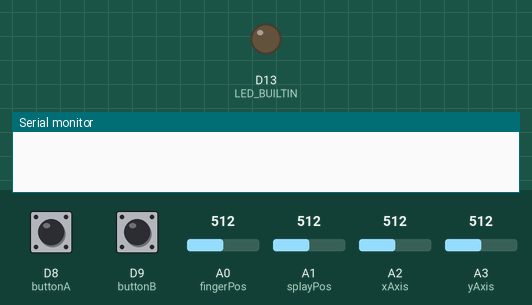
Simulated run of this sketch. Board: Arduino Nano 33 IoT. Parts: output pins drawn as LEDs (lit = HIGH), the last lines printed to the serial monitor. Inputs (shaded band) come from the test bench; at power-on: D8 (buttonA) LOW, D9 (buttonB) LOW, A0 (fingerPos) = 512, A1 (splayPos) = 512, A2 (xAxis) = 512, A3 (yAxis) = 512. Nothing arrives over Bluetooth unless stated; a phone connects over Bluetooth LE 3 s after start.

Above: at 0.1 s.
At 17.4 s:
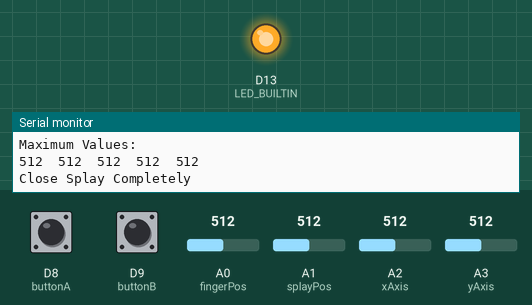
Timing chart, 0 to 31.2 s (numbered marks = the images above):
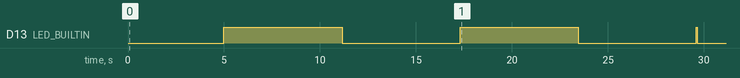

The sketch:

VR_Glove_06.29.2021_FINAL.ino
```cpp
///////////////////////////////////////////////////////
//
//    ECE 405 - Summer 2021
//    VR Gloves Arduino Code
//    Date:   06.24.2021
//    Spencer Smith
//    Keri Henschen, Dexter Elmendorf, Mason Burt
//
///////////////////////////////////////////////////////
#include <ArduinoBLE.h>
//#include <WiFiNINA.h>


//  IF YOU WISH TO USE BLE, SET TO TRUE.
//  ELSE, SET TO FALSE
bool bluetooth = true;
bool serial = true;
bool constCalibrationFinger = false;
bool constCalibrationSplay = true;


//  BLE Data Service
BLEService dataService("40510000-4786-42e7-bd27-45257b2e988f");
//  BLE LED Data Characteristic - custom 128-bit UUID, read and writable by central
BLEByteCharacteristic dataCharacteristic("40510001-4786-42e7-bd27-45257b2e988f", BLERead | BLENotify | BLEWrite);

//  Output of finger position MUX is connected to Arduino A0
const int fingerPos = A0;
//  Output of splay position MUX is connected to Arduino A1
const int splayPos = A1;

//  Three MUX Set pins for Finger Position are connected Arduino Digital 2, 3, and 4
const int s0 = 2;
const int s1 = 3;
const int s2 = 4;

//  Three MUX Set pins for Finger Splay are connected Arduino Digital 5, 6, and 7
const int s3 = 7;
const int s4 = 6;
const int s5 = 5;

//  xAxis and yAxis analog pins are connected to Arduino A2 and A3
const int xAxis = A2;
const int yAxis = A3;

//  Buttons A and B are conneted to Arduino Digital 8 and 9
const int buttonA = 8;
const int buttonB = 9;

//  Boolean variable for whether or not glove is calibrated
bool isCalibrated = false;

//  Declares min and max variables for each finger position
int min0, max0, min1, max1, min2, max2, min3, max3, min4, max4;
//  Declares a Calibrated min/max finger position array
int minMaxCal[10] = {min0,max0,min1,max1,min2,max2,min3,max3,min4,max4};

//  Declare min and max variables for each finger splay
int sMin0, sMax0, sMin1, sMax1, sMin2, sMax2, sMin3, sMax3, sMin4, sMax4;
//  Declares a calibrated min/max splay position array
int sMinMaxCal[10] = {sMin0,sMax0,sMin1,sMax1,sMin2,sMax2,sMin3,sMax3,sMin4,sMax4};

//  Empty array that stores the information to be sent through Serial
int encode[18] = {0,0,0,0,0,0,0,0,0,0,0,0,0,0,0,0,0,0};

void setup() {
  //  Begins serial communication
  Serial.begin(115200);
  //  Sets digital pins 8 and 9 to input mode
  pinMode(8, INPUT_PULLDOWN);
  pinMode(9, INPUT_PULLDOWN);
  pinMode(LED_BUILTIN, OUTPUT);

  //  Communicates trough Bluetooth if desired
  if(bluetooth == true){
    //  Begins BLE
    BLE.begin();
    //  Connects to host device
    BLE.setLocalName("HapDEX Gloves");
    BLE.setAdvertisedService(dataService);
    //  add the characteristic to the service
    dataService.addCharacteristic(dataCharacteristic);
    //  add service
    BLE.addService(dataService);
    //  start advertising
    BLE.advertise();
  }

  //  Set built-in LEDs for notification with Calibration
  //pinMode(LEDR, OUTPUT);
  //pinMode(LEDG, OUTPUT);
  //pinMode(LEDB, OUTPUT);
}

void loop() {
  //  If Calibration hasn't occurred, calls calibration() function
  if(isCalibrated == false){
    //  Waits 5 seconds
    delay(5000);

    //  Calls Calibration Function
    calibration();

    //  Sets global minimum and maximum values
    minMaxCal[0] = min0;
    minMaxCal[1] = min1;
    minMaxCal[2] = min2;
    minMaxCal[3] = min3;
    minMaxCal[4] = min4;
    minMaxCal[5] = max0;
    minMaxCal[6] = max1;
    minMaxCal[7] = max2;
    minMaxCal[8] = max3;
    minMaxCal[9] = max4;

    sMinMaxCal[0] = sMin0;
    sMinMaxCal[1] = sMin1;
    sMinMaxCal[2] = sMin2;
    sMinMaxCal[3] = sMin3;
    sMinMaxCal[4] = sMin4;
    sMinMaxCal[5] = sMax0;
    sMinMaxCal[6] = sMax1;
    sMinMaxCal[7] = sMax2;
    sMinMaxCal[8] = sMax3;
    sMinMaxCal[9] = sMax4;

    //  Sets isCalibrated to true
    isCalibrated = true;
  }

  //  Polls through the 5 different fingers to get values
  for(int i = 0; i < 5; i++){
    //  Calls muxSelect funtion to set the select pins High/Low
    muxSelect(i);

    //  Reads the current value for the finger currently in the chosen Channel
    int currentFinger = analogRead(fingerPos);

    //  Checks if the current value is bigger/smaller than the min/max
    //  If so, it adjusts the min/max accordingly
    if(constCalibrationFinger == true){
      if(currentFinger < minMaxCal[i]){
        minMaxCal[i] = currentFinger;
      }
      if(currentFinger > minMaxCal[i+5]){
        minMaxCal[i+5] = currentFinger;
      }
    }

    encode[i] = map((currentFinger - minMaxCal[i]), 0, minMaxCal[i+5], 0, 255);
    encode[i] = constrain(encode[i], 0, 255);

    //  MUST be a delay of 80
    //  Anything less is too fast for it to process adequately
    delay(15);
  }

  //  Polls through the 5 different fingers to get values
  for(int i = 0; i < 5; i++){
    //  Calls muxSelect funtion to set the select pins High/Low
    muxSelect(i);

    //  Reads the current value for Splay position
    int currentSplay = analogRead(splayPos);

    //  Checks if the current value is bigger/smaller than the min/max
    //  If so, it adjusts the min/max accordingly
    if(constCalibrationSplay == true){
      if(currentSplay < sMinMaxCal[i]){
        sMinMaxCal[i] = currentSplay;
      }
      if(currentSplay > sMinMaxCal[i+5]){
        sMinMaxCal[i+5] = currentSplay;
      }
    }

    encode[i+5] = map((currentSplay - sMinMaxCal[i]), 0, sMinMaxCal[i+5], 0, 255);
    encode[i+5] = constrain(encode[i+5], 0, 255);

    delay(15);
  }

  //  Inserts the values of the xAxis and yAxis of the analog thumb stick into the array
  //  NOTE: min/max values are from experimental testing of that specific thumb stick
  encode[10] = map(analogRead(xAxis), 145, 550, 0, 255);
  encode[11] = map(analogRead(yAxis), 545, 860, 0, 255);
  //  Inserts the values of the two buttons into the array
  encode[12] = digitalRead(buttonA);
  encode[13] = digitalRead(buttonB);
  //  Inserts the values of the gestures
  encode[14] = spiderGesture(encode[0], encode[1], encode[2], encode[3], encode[4]);
  encode[15] = pinchGesture(encode[0], encode[1]);
  encode[16] = grabGesture(encode[0], encode[1], encode[2], encode[3]);
  encode[17] = peaceSign(encode[1], encode[2], encode[3], encode[4]);

  //  Encodes the array encode[] into a string to be sent to the PC
  if(serial == true){
    serialEncode();
    Serial.print('\n');
  }

  if(bluetooth == true){
    for(int i = 0; i < 18; i++){
      // listen for BLE peripherals to connect:
      BLEDevice central = BLE.central();
      // if a central is connected to peripheral:
      //Serial.print("Connected to central: ");
      // print the central's MAC address:
      //Serial.println(central.address());
      // while the central is still connected to peripheral:
      if (central.connected()) {
      dataCharacteristic.writeValue(encode[i]); //write gyro data into ble characteristic
    }
    //Serial.println(dataCharacteristic.value());
    }
  }
}
```

Calibration.ino
```cpp
///////////////////////////////////////////////
//
//  Function to Calibrate Finger Max/Min Positions
//
///////////////////////////////////////////////
void calibration(){
  int fingerMinPosition[5];
  int fingerMaxPosition[5];
  int sFingerMin[5];
  int sFingerMax[5];

  //  Tells user to open hand completely
  if(serial == true){
    Serial.write("Open hand completely");
    Serial.write('\n');
  }
  //  Turns red LED on to tell user to open hand
  digitalWrite(LED_BUILTIN, HIGH);

  //  Waits 5 seconds for user to open hand
  delay(5000);

    //  Takes analog read for each finger position
    for(int i = 0; i < 5; i++){
      muxSelect(i);
      fingerMinPosition[i] = analogRead(fingerPos);
      delay(30);
    }

    //  Turns Red LED off, and Idle Green LED ON
    if(serial == true){
      //digitalWrite(LEDR, LOW);
      //digitalWrite(LEDG, HIGH);
    }
    //  Waits 1 second
    delay(1000);

  //  Prints minimum values for verification purposes
  if(serial == true){
    Serial.write("Minimum Values:");
    Serial.write('\n');
    for(int j = 0; j < 5; j++){
      Serial.print(fingerMinPosition[j]);
    Serial.print("  ");
    }
    Serial.print('\n');
  }

  //  Asks user to close hand completely for 5 seconds
  if(serial == true){
    Serial.write("Close Hand Completely for 5 Seconds");
    Serial.write('\n');
  }
  //  Turns Green LED off, and BLUE LED ON to tell user to close hand
  digitalWrite(LED_BUILTIN, LOW);
  //digitalWrite(LEDB, HIGH);
  //  Waits 5 seconds
  delay(5000);

    //  Takes analog reading for each finger position
    for(int i = 0; i < 5; i++){
      muxSelect(i);
      fingerMaxPosition[i] = analogRead(fingerPos);
      delay(30);
    }

    //  Turns blue LED off and Green LED on
    //digitalWrite(LEDB, LOW);
    //digitalWrite(LEDG, HIGH);
    //  Waits 1 second
    delay(1000);

  //  Prints maximum values for verficiation purposes
  if(serial == true){
    Serial.write("Maximum Values:");
    Serial.write('\n');
    for(int j = 0; j < 5; j++){
      Serial.print(fingerMaxPosition[j]);
      Serial.print("  ");
    }
    Serial.print('\n');
  }

  //  SPLAY MINIMUM
  if(serial == true){
    Serial.write("Close Splay Completely");
    Serial.write('\n');
    //  Turns Green LED off and RED LED on to tell user to close splay
  }
  //digitalWrite(LEDG, LOW);
  digitalWrite(LED_BUILTIN, HIGH);
  //  Waits 5 seconds
  delay(5000);

  //  Takes analog read for each finger position
  for(int i = 0; i < 5; i++){
     muxSelect(i);
     sFingerMin[i] = analogRead(splayPos);
     delay(30);
  }
  //  Turns blue LED off and Green LED On
  //digitalWrite(LEDB, LOW);
  //digitalWrite(LEDG, HIGH);
  //  Waits 1 second
  delay(1000);

  //  Prints minimum values for verification purposes
  if(serial == true){
    Serial.write("Minimum Values:");
    Serial.write('\n');
    for(int j = 0; j < 5; j++){
      Serial.print(sFingerMin[j]);
      Serial.print("  ");
    }
    Serial.print('\n');
  }

  //  SPLAY MAXIMUM
  if(serial == true){
    Serial.write("Open Splay Completely");
    Serial.write('\n');
  }

  //  Turns green LED off and Blue LED on to tell user to open splay
  digitalWrite(LED_BUILTIN, LOW);
  //digitalWrite(LEDB, HIGH);
  //  Waits 5 seconds
  delay(5000);

  //  Takes analog read for each finger position
  for(int i = 0; i < 5; i++){
     muxSelect(i);
     sFingerMax[i] = analogRead(splayPos);
     delay(30);
  }

  //  Turns blue LED off and Green LED ON
  //digitalWrite(LEDB, LOW);
  //digitalWrite(LEDG, HIGH);
  //  Waits 1 second
  delay(1000);

  //  Prints minimum values for verification purposes
  if(serial == true){
    Serial.write("Maximum Values:");
    Serial.write('\n');
    for(int j = 0; j < 5; j++){
      Serial.print(sFingerMax[j]);
      Serial.print("  ");
    }
    Serial.print('\n');
  }

  digitalWrite(LED_BUILTIN, HIGH);
  delay(50);
  digitalWrite(LED_BUILTIN, LOW);
  //  Sets each min/max global varaible to their min/max
  min0 = fingerMinPosition[0];
  min1 = fingerMinPosition[1];
  min2 = fingerMinPosition[2];
  min3 = fingerMinPosition[3];
  min4 = fingerMinPosition[4];
  max0 = fingerMaxPosition[0];
  max1 = fingerMaxPosition[1];
  max2 = fingerMaxPosition[2];
  max3 = fingerMaxPosition[3];
  max4 = fingerMaxPosition[4];

  sMin0 = sFingerMin[0];
  sMin1 = sFingerMin[1];
  sMin2 = sFingerMin[2];
  sMin3 = sFingerMin[3];
  sMin4 = sFingerMin[4];
  sMax0 = sFingerMax[0];
  sMax0 = sFingerMax[1];
  sMax0 = sFingerMax[2];
  sMax0 = sFingerMax[3];
  sMax0 = sFingerMax[4];


  return;
}
```

Gestures.ino
```cpp
//  Gesture for trigger
bool spiderGesture(int thumb, int index, int middle, int ring, int pinky){
  //  if ring and middle are less than 50%
  //  and all other 3 are above, it returns 1
  //  Else, it returns 0
  int half = 150 / 2;
  bool spider = 0;
  if(middle >= half && ring >= half && thumb <= half && index <= half && pinky <= half) {
    spider = 1;
  }
  else {
    spider = 0;
  }
  return spider;
}

//  Gesture for pinch
bool pinchGesture(int thumb, int index){
  //  If index and thumb are less than 50%, returns 1
  //  Else, returns 0
  return (thumb + index) / 2 <= (150 / 2) ? 0 : 1;
}

//  Gesture for grab
bool grabGesture(int thumb, int index, int middle, int ring){
  //  If all fingers are less than 50%
  return (thumb + index + middle + ring) / 4 <= (150 / 2) ? 0 : 1;
}

//  Gesture for peace Sign
bool peaceSign(int index, int middle, int ring, int pinky){
  //  If index and middle finger are less than 50%, returns 1,
  //  Else, returns 0
  int half = 150 / 2;
  bool peace = 0;
  if(index <= half && middle <= half && ring >= half){
    peace = 1;
  }
  else{
    peace = 0;
  }

  return peace;
}
```

MuxSelect.ino
```cpp
///////////////////////////////////////////////
//
//  Function to set Multiplexer Select Pins
//
///////////////////////////////////////////////

void muxSelect(int digit){
  //  digit = 0 for thumb, digit = 4 for pinky
  //  Writes digital pins Low/High to select correct channel
  switch(digit){
    case 0:
      digitalWrite(s0, LOW);
      digitalWrite(s1, LOW);
      digitalWrite(s2, LOW);

      digitalWrite(s3, LOW);
      digitalWrite(s4, LOW);
      digitalWrite(s5, LOW);
      break;
    case 1:
      digitalWrite(s0, HIGH);
      digitalWrite(s1, LOW);
      digitalWrite(s2, LOW);

      digitalWrite(s3, HIGH);
      digitalWrite(s4, LOW);
      digitalWrite(s5, LOW);
      break;
    case 2:
      digitalWrite(s0, LOW);
      digitalWrite(s1, HIGH);
      digitalWrite(s2, LOW);

      digitalWrite(s3, LOW);
      digitalWrite(s4, HIGH);
      digitalWrite(s5, LOW);
      break;
    case 3:
      digitalWrite(s0, HIGH);
      digitalWrite(s1, HIGH);
      digitalWrite(s2, LOW);

      digitalWrite(s3, HIGH);
      digitalWrite(s4, HIGH);
      digitalWrite(s5, LOW);
      break;
    case 4:
      digitalWrite(s0, LOW);
      digitalWrite(s1, LOW);
      digitalWrite(s2, HIGH);

      digitalWrite(s3, LOW);
      digitalWrite(s4, LOW);
      digitalWrite(s5, HIGH);
      break;
  }
  return;
}
```

serialEncode.ino
```cpp
void serialEncode(){
  String communication;
  for(int i = 0; i < 18; i++){
    communication.concat(encode[i]);
    if(i < 17){
      communication.concat("&");
    }
  }
  if(serial == true){
    Serial.print(communication);
  }
}
```

Measured:
- by itself, D13 (LED_BUILTIN): goes HIGH 6.2 s, LOW 6.2 s, HIGH 6.2 s, LOW 6.2 s, HIGH 0.05 s, then LOW
